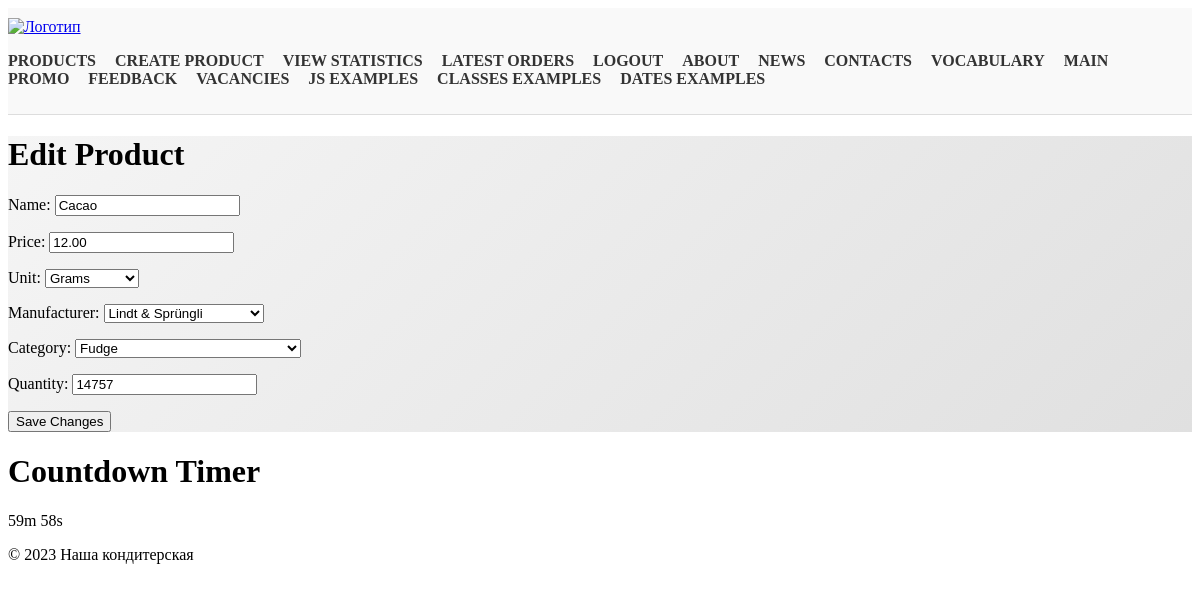
The app's page /products/6/edit/ (signed in) with its own data.
### products/models.py (models this page shows, shortened)
class Product(models.Model):
    name = models.CharField(max_length=100)
    price = models.DecimalField(max_digits=10, decimal_places=2)
    unit = models.CharField(max_length=50, choices=UNIT_CHOICES)
    manufacturer = models.ForeignKey(Manufacturer, on_delete=models.CASCADE)
    category = models.ForeignKey(Category, on_delete=models.CASCADE)
    quantity = models.PositiveIntegerField()

class Manufacturer(models.Model):
    name = models.CharField(max_length=200,
                            help_text='Enter manufacturer name')
    country = models.CharField(max_length=20)
    foundation_date = models.DateField()
    def __str__(self):
        return self.name

class Category(models.Model):
    name = models.CharField(max_length=200,
                            help_text='Enter category name')
    def __str__(self):
        return self.name

### products/views.py (the view, shortened to what this page needs)
# urls.py: path('products/<int:id>/edit/', ProductEdit.as_view(), name='product_edit'),
class ProductEdit(StaffRequiredMixin, View):
    def get(self, request, id):
        product = get_object_or_404(Product, id=id)
        form = ProductForm(instance=product)
        return render(request, 'products/product_edit.html', {'product': product, 'form': form})

### products/forms.py (shortened to what this page needs)
class ProductForm(forms.ModelForm):
    price = forms.DecimalField(min_value=0)
    quantity = forms.IntegerField(min_value=0)
    class Meta:
        model = Product
        fields = ['name', 'price', 'unit', 'manufacturer', 'category', 'quantity']

### products/views.py (called while the page is built)
    def test_func(self):
        return self.request.user.is_staff

### products/templates/products/product_edit.html (shortened to what this page needs)
{% extends 'base.html' %}
{% block content %}
  <h1>Edit Product</h1>
  <form method="post">
    {{ form.as_p }}
    <button type="submit">Save Changes</button>
  </form>
{% endblock %}

### records on screen
Product: name "Cacao", price "12.00", unit "Grams", manufacturer "Lindt & Sprüngli", category "Fudge", quantity "14757"
